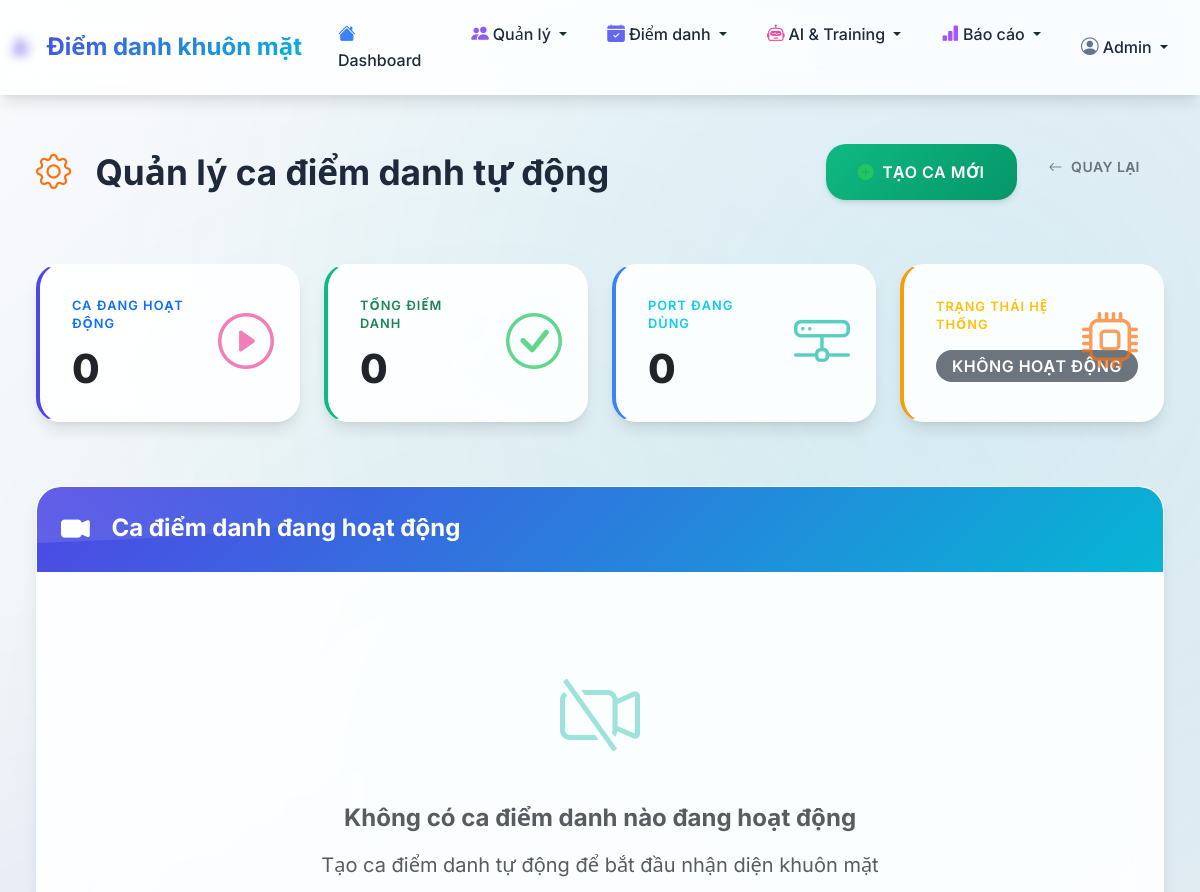
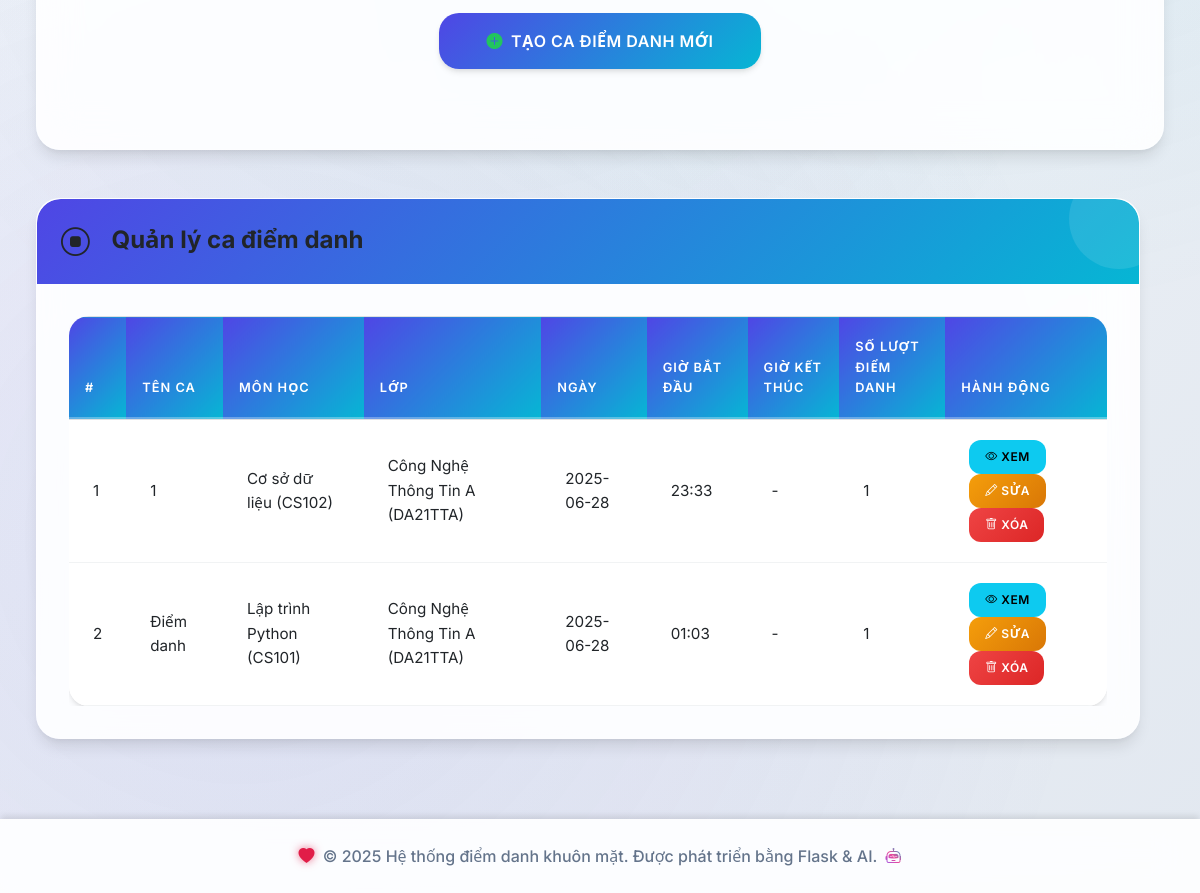
Screenshot of /attendance/auto_sessions with the database file from the repository (2 pictures, top to bottom).
### tables this page shows
CREATE TABLE attendance_sessions (
            id INTEGER PRIMARY KEY AUTOINCREMENT,
            session_name TEXT NOT NULL,
            subject_id INTEGER NOT NULL,
            class_id INTEGER NOT NULL,
            session_date DATE NOT NULL,
            start_time TIME NOT NULL,
            end_time TIME,
            status TEXT DEFAULT 'active',
            created_at TIMESTAMP DEFAULT CURRENT_TIMESTAMP, port INTEGER,
            FOREIGN KEY (subject_id) REFERENCES subjects (id),
            FOREIGN KEY (class_id) REFERENCES classes (id)
        );

CREATE TABLE subjects (
            id INTEGER PRIMARY KEY AUTOINCREMENT,
            subject_code TEXT UNIQUE NOT NULL,
            subject_name TEXT NOT NULL,
            description TEXT,
            created_at TIMESTAMP DEFAULT CURRENT_TIMESTAMP
        );

CREATE TABLE classes (
            id INTEGER PRIMARY KEY AUTOINCREMENT,
            class_code TEXT UNIQUE NOT NULL,
            class_name TEXT NOT NULL,
            description TEXT,
            created_at TIMESTAMP DEFAULT CURRENT_TIMESTAMP
        );

### routes/attendance.py (the view, shortened to what this page needs)
@attendance_bp.route('/auto_sessions')
def auto_session_manager():
    active_sessions = get_active_sessions()
    conn = get_db_connection()
    session_data = {}
    active_session_ids = set()
    all_sessions = conn.execute('''
        SELECT ast.*, s.subject_name, s.subject_code, c.class_name, c.class_code,
               (SELECT COUNT(*) FROM attendance_records ar WHERE ar.session_id = ast.id) as attendance_count
        FROM attendance_sessions ast
        JOIN subjects s ON ast.subject_id = s.id
        JOIN classes c ON ast.class_id = c.id
        ORDER BY ast.session_date DESC, ast.start_time DESC
    ''').fetchall()
    conn.close()
    return render_template('attendance/auto_session_manager.html', sessions=session_data, inactive_sessions=all_sessions)

### auto_attendance_server.py (called while the page is built)
def get_active_sessions():
    global active_servers
    return {port: server.get_status() for port, server in active_servers.items()}

### models/database.py (called while the page is built)
def get_db_connection():
    conn = sqlite3.connect(DATABASE_PATH)
    conn.row_factory = sqlite3.Row
    return conn

### templates/attendance/auto_session_manager.html (shortened to what this page needs)
{% extends "base.html" %} {% block title %}Quản lý ca điểm danh tự động{% endblock %} {% block content %}
<div class="container-fluid px-4">
  <div class="d-flex justify-content-between flex-wrap flex-md-nowrap align-items-center pt-4 pb-3 mb-5">
    <h1 class="h2 text-gradient fade-in mb-0">
      <i class="bi bi-gear icon-wrench me-3"></i>
      Quản lý ca điểm danh tự động
    </h1>
    <div class="btn-toolbar">
      <a href="{{ url_for('attendance.create_auto_session') }}" class="btn btn-success btn-lg shadow-medium hover-lift me-2"> <i class="bi bi-plus-circle-fill icon-plus me-2"></i>Tạo ca mới </a>
      <a href="{{ url_for('attendance.list_sessions') }}" class="btn btn-outline-secondary hover-lift"> <i class="bi bi-arrow-left me-2"></i>Quay lại </a>
    </div>
  </div>
  <div class="row mb-5">
    <div class="col-md-3 mb-3">
      <div class="card glass-card border-left-primary shadow-strong h-100 hover-lift scale-in">
        <div class="card-body p-4">
          <div class="row no-gutters align-items-center">
            <div class="col-8">
              <div class="text-xs font-weight-bold text-primary text-uppercase mb-3 ls-1">Ca đang hoạt động</div>
              <div class="h2 mb-0 font-weight-bold text-gradient">{{ sessions|length }}</div>
            </div>
            <div class="col-4 text-end">
              <i class="bi bi-play-circle icon-ai" style="font-size: 3.5rem; opacity: 0.7"></i>
            </div>
          </div>
        </div>
      </div>
    </div>
    <div class="col-md-3 mb-3">
      <div class="card glass-card border-left-success shadow-strong h-100 hover-lift scale-in" style="animation-delay: 0.1s">
        <div class="card-body p-4">
          <div class="row no-gutters align-items-center">
            <div class="col-8">
              <div class="text-xs font-weight-bold text-success text-uppercase mb-3 ls-1">Tổng điểm danh</div>
              <div class="h2 mb-0 font-weight-bold text-gradient">{% set total_attendance = 0 %} {% for port, data in sessions.items() %} {% set total_attendance = total_attendance + data.status.attendance_count %} {% endfor %} {{ total_attendance }}</div>
            </div>
            <div class="col-4 text-end">
              <i class="bi bi-check-circle icon-plus" style="font-size: 3.5rem; opacity: 0.7"></i>
            </div>
          </div>
        </div>
      </div>
    </div>
    <div class="col-md-3 mb-3">
      <div class="card glass-card border-left-info shadow-strong h-100 hover-lift scale-in" style="animation-delay: 0.2s">
        <div class="card-body p-4">
          <div class="row no-gutters align-items-center">
            <div class="col-8">
              <div class="text-xs font-weight-bold text-info text-uppercase mb-3 ls-1">Port đang dùng</div>
              <div class="h2 mb-0 font-weight-bold text-gradient">{% if sessions %} {{ sessions.keys()|list|length }} {% else %} 0 {% endif %}</div>
            </div>
            <div class="col-4 text-end">
              <i class="bi bi-hdd-network icon-chart" style="font-size: 3.5rem; opacity: 0.7"></i>
            </div>
          </div>
        </div>
      </div>
    </div>
    <div class="col-md-3 mb-3">
      <div class="card glass-card border-left-warning shadow-strong h-100 hover-lift scale-in" style="animation-delay: 0.3s">
        <div class="card-body p-4">
          <div class="row no-gutters align-items-center">
            <div class="col-8">
              <div class="text-xs font-weight-bold text-warning text-uppercase mb-3 ls-1">Trạng thái hệ thống</div>
              <div class="h6 mb-0 font-weight-bold">
                {% if sessions %}
                <span class="badge bg-success fs-6">ĐANG HOẠT ĐỘNG</span>
                {% else %}
                <span class="badge bg-secondary fs-6">KHÔNG HOẠT ĐỘNG</span>
                {% endif %}
              </div>
            </div>
            <div class="col-4 text-end">
              <i class="bi bi-cpu icon-wrench" style="font-size: 3.5rem; opacity: 0.7"></i>
            </div>
          </div>
        </div>
      </div>
    </div>
  </div>
  <div class="row">
    <div class="col-12">
      <div class="card glass-card shadow-strong fade-in">
        <div class="card-header bg-gradient-primary text-white py-4">
          <h4 class="m-0 font-weight-bold">
            <i class="bi bi-camera-video-fill me-3" style="font-size: 1.8rem"></i>
            Ca điểm danh đang hoạt động
          </h4>
        </div>
        <div class="card-body p-0">
          {% if sessions %}
          <div class="table-responsive">
            <table class="table table-hover mb-0" style="font-size: 1rem">
              <thead style="background-color: #f8f9fa">
                <tr>
                  <th class="px-4 py-4 border-0"><i class="bi bi-tag icon-list me-2"></i><strong>Tên ca điểm danh</strong></th>
                  <th class="px-4 py-4 border-0"><i class="bi bi-building icon-school me-2"></i><strong>Lớp học</strong></th>
                  <th class="px-4 py-4 border-0"><i class="bi bi-book icon-book me-2"></i><strong>Môn học</strong></th>
                  <th class="px-4 py-4 border-0 text-center"><i class="bi bi-hdd-network icon-chart me-2"></i><strong>Port</strong></th>
                  <th class="px-4 py-4 border-0 text-center"><i class="bi bi-people icon-student me-2"></i><strong>Điểm danh</strong></th>
                  <th class="px-4 py-4 border-0 text-center"><i class="bi bi-gear icon-wrench me-2"></i><strong>Thao tác</strong></th>
                </tr>
              </thead>
              <tbody>
                {% for port, data in sessions.items() %}
                <tr style="border-bottom: 1px solid #e9ecef">
                  <td class="px-4 py-4">
                    <div class="d-flex align-items-center">
                      <div class="me-3">
                        <div class="badge bg-success rounded-pill" style="width: 12px; height: 12px; animation: pulse 2s infinite"></div>
                      </div>
                      <div>
                        <div class="fw-bold text-dark">{{ data.session_info.session_name }}</div>
                        <small class="text-muted"> <i class="bi bi-calendar3 me-1"></i>{{ data.session_info.session_date }} <i class="bi bi-clock ms-2 me-1"></i>{{ data.session_info.start_time }} </small>
                      </div>
                    </div>
                  </td>
                  <td class="px-4 py-4">
                    <span class="fw-medium text-primary">{{ data.session_info.class_name }}</span><br />
                    <small class="text-muted">{{ data.session_info.class_code }}</small>
                  </td>
                  <td class="px-4 py-4">
                    <span class="fw-medium text-dark">{{ data.session_info.subject_name }}</span><br />
                    <small class="text-muted">{{ data.session_info.subject_code }}</small>
                  </td>
                  <td class="px-4 py-4 text-center">
                    <span class="badge bg-primary px-3 py-2 fs-6"> {{ port }} </span>
                  </td>
                  <td class="px-4 py-4 text-center">
                    <div class="fw-bold text-success mb-1">{{ data.status.attendance_count }}/{{ data.status.total_students }}</div>
                    <div class="progress" style="height: 6px">
                      {% set percentage = (data.status.attendance_count / data.status.total_students * 100) if data.status.total_students > 0 else 0 %}
                      <div class="progress-bar bg-success" style="width: {{ percentage }}%"></div>
                    </div>
                    <small class="text-muted">{{ "%.0f"|format(percentage) }}%</small>
                  </td>
                  <td class="px-4 py-4 text-center">
                    <div class="btn-group" role="group">
                      <a href="{{ data.url }}" target="_blank" class="btn btn-outline-primary btn-sm hover-lift"> <i class="bi bi-eye me-1"></i>Xem </a>
                      <form method="POST" action="{{ url_for('attendance.stop_auto_session', port=port) }}" style="display: inline">
                        <button type="submit" class="btn btn-outline-danger btn-sm hover-lift" onclick="return confirm('Bạn có chắc chắn muốn dừng ca điểm danh này?')"><i class="bi bi-stop-circle me-1"></i>Dừng</button>
                      </form>
                    </div>
                  </td>
                </tr>
                {% endfor %}
              </tbody>
            </table>
          </div>
          {% else %}
          <div class="text-center py-5">
            <div class="mb-4">
              <i class="bi bi-camera-video-off icon-chart" style="font-size: 5rem; opacity: 0.4"></i>
            </div>
            <h4 class="text-muted mb-3 fw-bold">Không có ca điểm danh nào đang hoạt động</h4>
            <p class="text-muted mb-4 fs-5">Tạo ca điểm danh tự động để bắt đầu nhận diện khuôn mặt</p>
            <a href="{{ url_for('attendance.create_auto_session') }}" class="btn btn-primary btn-lg shadow-medium hover-lift px-5 py-3"> <i class="bi bi-plus-circle-fill icon-plus me-2"></i>Tạo ca điểm danh mới </a>
          </div>
          {% endif %}
        </div>
      </div>
    </div>
    <div class="row mt-5">
      <div class="col-12">
        <div class="card glass-card shadow-strong fade-in">
          <div class="card-header bg-gradient-secondary text-dark py-4">
            <h4 class="m-0 font-weight-bold">
              <i class="bi bi-stop-circle me-3" style="font-size: 1.8rem"></i>
              Quản lý ca điểm danh
            </h4>
          </div>
          <div class="card-body p-0">
            <div class="table-responsive">
              <table class="table table-bordered table-hover align-middle bg-white mb-0">
                <thead class="table-light">
                  <tr>
                    <th>#</th>
                    <th>Tên ca</th>
                    <th>Môn học</th>
                    <th>Lớp</th>
                    <th>Ngày</th>
                    <th>Giờ bắt đầu</th>
                    <th>Giờ kết thúc</th>
                    <th>Số lượt điểm danh</th>
                    <th>Hành động</th>
                  </tr>
                </thead>
                <tbody>
                  {% if inactive_sessions and inactive_sessions|length > 0 %} {% for s in inactive_sessions %}
                  <tr>
                    <td>{{ loop.index }}</td>
                    <td>{{ s.session_name }}</td>
                    <td>{{ s.subject_name }} ({{ s.subject_code }})</td>
                    <td>{{ s.class_name }} ({{ s.class_code }})</td>
                    <td>{{ s.session_date }}</td>
                    <td>{{ s.start_time }}</td>
                    <td>{{ s.end_time or '-' }}</td>
                    <td>{{ s.attendance_count }}</td>
                    <td>
                      <a href="{{ url_for('attendance.session_detail', session_id=s.id) }}" class="btn btn-sm btn-info"><i class="bi bi-eye"></i> Xem</a>
                      <a href="{{ url_for('attendance.edit_session', session_id=s.id) }}" class="btn btn-sm btn-warning"><i class="bi bi-pencil"></i> Sửa</a>
                      <form action="{{ url_for('attendance.delete_session', session_id=s.id) }}" method="post" style="display: inline-block" onsubmit="return confirm('Bạn có chắc muốn xóa ca này?');">
                        <button type="submit" class="btn btn-sm btn-danger"><i class="bi bi-trash"></i> Xóa</button>
                      </form>
                    </td>
                  </tr>
                  {% endfor %} {% else %}
                  <tr>
                    <td colspan="9" class="text-center">Không có ca tự động nào đã ngưng hoạt động.</td>
                  </tr>
                  {% endif %}
                </tbody>
              </table>
            </div>
          </div>
        </div>
      </div>
    </div>
  </div>
  {% endblock %}

### rows the page displays
attendance_sessions: session_name "1", subject_name "Cơ sở dữ liệu", subject_code "CS102", class_name "Công Nghệ Thông Tin A", class_code "DA21TTA", session_date "2025-06-28", start_time "23:33", end_time "-", attendance_count "1"
attendance_sessions: session_name "Điểm danh", subject_name "Lập trình Python", subject_code "CS101", class_name "Công Nghệ Thông Tin A", class_code "DA21TTA", session_date "2025-06-28", start_time "01:03", end_time "-", attendance_count "1"

### other values shown
{{ sessions|length }} "0"
{{ total_attendance }} "0"
